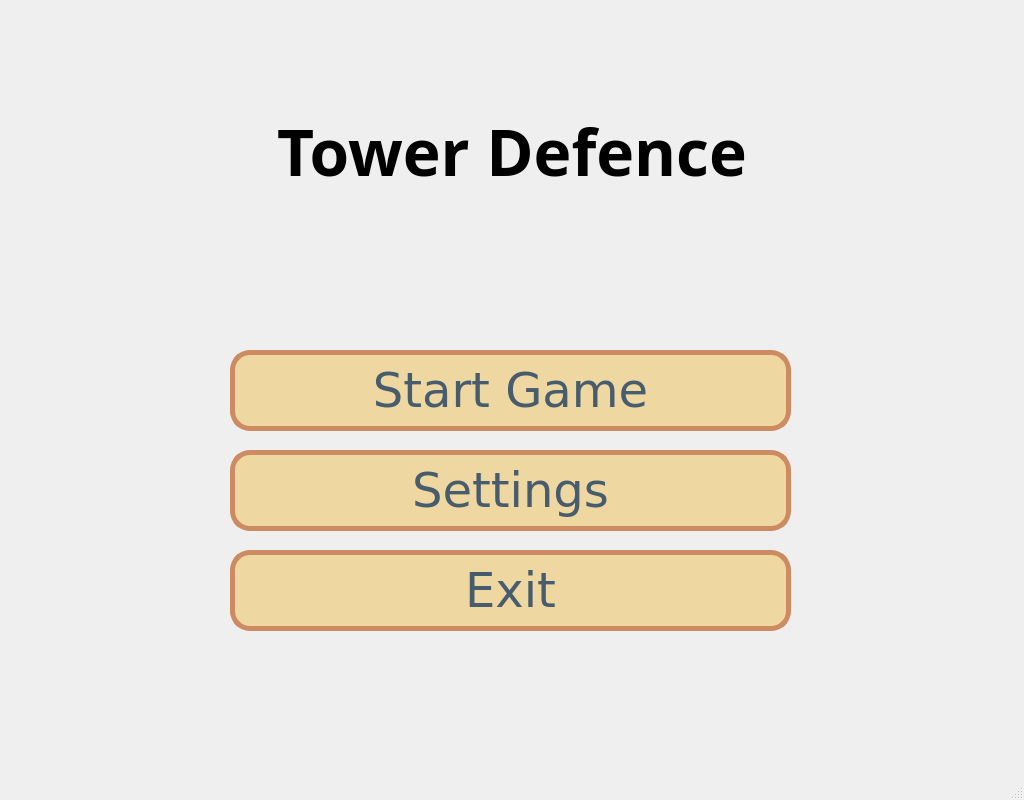
<?xml version="1.0" encoding="UTF-8"?>
<ui version="4.0">
 <class>MainWindow</class>
 <widget class="QMainWindow" name="MainWindow">
  <property name="geometry">
   <rect>
    <x>0</x>
    <y>0</y>
    <width>1024</width>
    <height>800</height>
   </rect>
  </property>
  <property name="windowTitle">
   <string>MainWindow</string>
  </property>
  <widget class="QWidget" name="centralwidget">
   <widget class="QLabel" name="label">
    <property name="geometry">
     <rect>
      <x>197</x>
      <y>60</y>
      <width>630</width>
      <height>181</height>
     </rect>
    </property>
    <property name="font">
     <font>
      <family>Verdana Pro Cond Black</family>
      <pointsize>48</pointsize>
      <bold>true</bold>
     </font>
    </property>
    <property name="text">
     <string>Tower Defence</string>
    </property>
    <property name="alignment">
     <set>Qt::AlignCenter</set>
    </property>
   </widget>
   <widget class="QPushButton" name="start">
    <property name="geometry">
     <rect>
      <x>230</x>
      <y>350</y>
      <width>561</width>
      <height>81</height>
     </rect>
    </property>
    <property name="font">
     <font>
      <family>Verdana</family>
      <pointsize>-1</pointsize>
      <italic>false</italic>
      <bold>false</bold>
     </font>
    </property>
    <property name="styleSheet">
     <string notr="true"> background-color: rgb(238,215,161);
    border-style: solid;
    color:  rgb(71,92,108);
    border-width: 5px;
    border-radius: 20px;
    border-color: rgb(205,139,98);
    font: 48px;
    padding: 6px;
</string>
    </property>
    <property name="text">
     <string>Start Game</string>
    </property>
   </widget>
   <widget class="QPushButton" name="exit">
    <property name="geometry">
     <rect>
      <x>230</x>
      <y>550</y>
      <width>561</width>
      <height>81</height>
     </rect>
    </property>
    <property name="font">
     <font>
      <family>Verdana</family>
      <pointsize>-1</pointsize>
      <italic>false</italic>
      <bold>false</bold>
     </font>
    </property>
    <property name="styleSheet">
     <string notr="true"> background-color: rgb(238,215,161);
    border-style: solid;
    color:  rgb(71,92,108);
    border-width: 5px;
    border-radius: 20px;
    border-color: rgb(205,139,98);
    font: 48px;
    padding: 6px;
</string>
    </property>
    <property name="text">
     <string>Exit</string>
    </property>
   </widget>
   <widget class="QPushButton" name="settings">
    <property name="geometry">
     <rect>
      <x>230</x>
      <y>450</y>
      <width>561</width>
      <height>81</height>
     </rect>
    </property>
    <property name="font">
     <font>
      <family>Verdana</family>
      <pointsize>-1</pointsize>
      <italic>false</italic>
      <bold>false</bold>
     </font>
    </property>
    <property name="styleSheet">
     <string notr="true"> background-color: rgb(238,215,161);
    border-style: solid;
    color:  rgb(71,92,108);
    border-width: 5px;
    border-radius: 20px;
    border-color: rgb(205,139,98);
    font: 48px;
    padding: 6px;
</string>
    </property>
    <property name="text">
     <string>Settings</string>
    </property>
   </widget>
  </widget>
  <widget class="QMenuBar" name="menubar">
   <property name="geometry">
    <rect>
     <x>0</x>
     <y>0</y>
     <width>1024</width>
     <height>25</height>
    </rect>
   </property>
  </widget>
  <widget class="QStatusBar" name="statusbar"/>
 </widget>
 <resources/>
 <connections/>
</ui>
